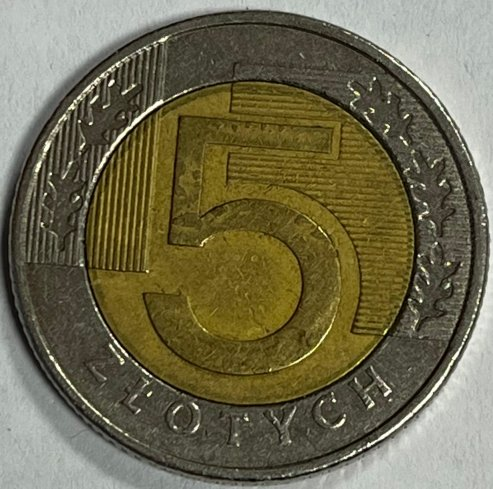
#> input picture calorie_estimation_server/modules/coin_patterns/1.jpg, 493 x 489 px; its folder holds only this picture in this run
$ python -i coin_finder.py   (imports and definitions only)   (older library calls are emulated)
#> lines starting #> are read from the running program, lines starting #| are printed output that depends on the picture; after the words box and inside, x2 and y2 are one past the last pixel; in counts of white or black regions, pixels touching at a corner belong together
#> further down, picture is the input picture: shape (489, 493, 3); mean B, G, R 78.1, 105.4, 110.7
import cv2
from os import path
import numpy as np
import glob

COIN_DIAM_M = 0.024
COIN_RAD_M  = COIN_DIAM_M / 2.0

def _refine_outer_radius(gray, x, y, r_init, r_min_px=6, r_max_px=None):

    H, W = gray.shape[:2]
    if r_max_px is None:
        r_max_px = min(W, H) * 0.25
    r0 = float(max(r_min_px, r_init))

    gx = cv2.Sobel(gray, cv2.CV_32F, 1, 0, ksize=3)
    gy = cv2.Sobel(gray, cv2.CV_32F, 0, 1, ksize=3)
    mag = cv2.magnitude(gx, gy)

    thetas = np.linspace(0, 2*np.pi, 144, endpoint=False)
    radii = []
    for th in thetas:
        r_start = max(r0*0.80, r_min_px)
        r_stop  = min(r0*1.60, r_max_px)
        if r_stop <= r_start:
            continue
        rs = np.arange(r_start, r_stop, 0.5, dtype=np.float32)
        xs = (x + rs*np.cos(th)).astype(np.int32)
        ys = (y + rs*np.sin(th)).astype(np.int32)
        m  = (xs>=0)&(xs<W)&(ys>=0)&(ys<H)
        if not np.any(m):
            continue
        vals = mag[ys[m], xs[m]]
        if vals.size < 5:
            continue
        i = int(np.argmax(vals))
        r_peak = float(rs[i])
        radii.append(r_peak)

    if len(radii) < 10:
        return r0
    return float(np.median(radii))

def find_coin(image, show=False, fx=None, depth_m=None, z_range_m=(0.25, 0.80)):

#> called with show = False, z_range_m = (0.25, 0.8)
    show = True
    H, W = image.shape[:2]
#> H = 489; W = 493
    dirname = path.dirname(__file__)
    coin_patterns_dir = path.join(dirname, "coin_patterns", "*.jpg")

    gray = cv2.cvtColor(image, cv2.COLOR_BGR2GRAY)
    gray_blurred = cv2.GaussianBlur(gray, (15, 15), 0)
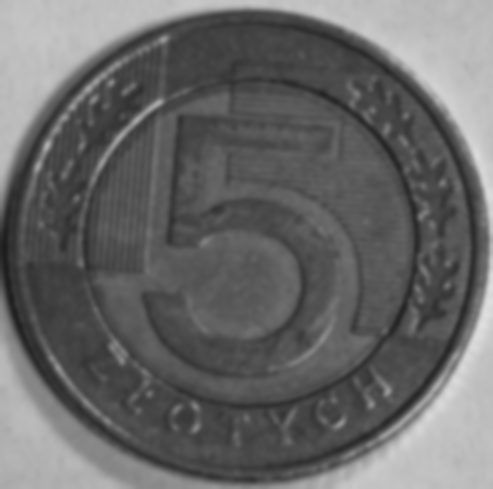
#> gray_blurred: shape (489, 493); min 29, max 223, mean 103.9

    # skalowanie parametrów do rozdzielczości (referencja 3024)
    s = float(min(H, W)) / 3024.0
#> s = 0.162
    minDist = max(40, int(300 * s))
#> minDist = 48
    r_min_s = max(6,  int(50 * s))
#> r_min_s = 8
    r_max_s = max(r_min_s+10, int(220 * s))
#> r_max_s = 35

    # wstępny zakres promienia
    r_min, r_max = r_min_s, r_max_s
#> r_min = 8; r_max = 35
    if fx is not None:
        if depth_m is not None and np.any(np.isfinite(depth_m) & (depth_m > 0)):
            z_est = float(np.nanmedian(depth_m[np.isfinite(depth_m) & (depth_m > 0)]))
        else:
            z_est = 0.5*(z_range_m[0] + z_range_m[1])
        r_guess = max(8.0, float(fx) * COIN_RAD_M / max(z_est, 0.2))
        pad     = max(6.0, 0.5 * r_guess)
        r_min   = int(max(r_min_s, r_guess - pad))
        r_max   = int(max(r_max_s, r_guess + pad))

    circles = None
    if hasattr(cv2, "HOUGH_GRADIENT_ALT"):
        circles = cv2.HoughCircles(
            gray_blurred, cv2.HOUGH_GRADIENT_ALT,
            dp=1.0, minDist=minDist, param1=200, param2=0.90,
            minRadius=int(r_min), maxRadius=int(r_max)
        )
#> circles = None
        if circles is None:
            circles = cv2.HoughCircles(
                gray_blurred, cv2.HOUGH_GRADIENT_ALT,
                dp=1.2, minDist=minDist, param1=200, param2=0.85,
                minRadius=int(r_min), maxRadius=int(r_max)
            )
    if circles is None:
        edges = cv2.Canny(gray_blurred, 60, 150)
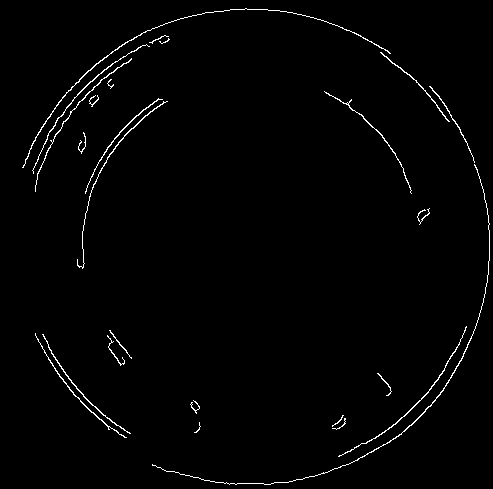
#> edges: shape (489, 493); 1.4% white in thin lines or dots
        circles = cv2.HoughCircles(
            edges, cv2.HOUGH_GRADIENT,
            dp=1.2, minDist=int(minDist*0.8), param1=140, param2=max(18, int(28*s)),
            minRadius=int(r_min), maxRadius=int(r_max)
        )
#> circles = [[103.8, 111, 32.96], [60.6, 138.6, 23.36]]
    if circles is None:
        return (0,0,0)

    cir = np.uint16(np.around(circles[0]))
#> cir = [[104, 111, 33], [61, 139, 23]]

    if show:
        vis_all = image.copy()
        for i, (x, y, r0) in enumerate(cir):
            cv2.circle(vis_all, (int(x), int(y)), int(r0), (0, 0, 255), 2)
            cv2.circle(vis_all, (int(x), int(y)), 2, (255, 0, 0), 2)
            cv2.putText(vis_all, f"#{i} r={int(r0)}", (int(x) + 5, int(y) - 5),
                        cv2.FONT_HERSHEY_SIMPLEX, 0.5, (0, 0, 255), 1, cv2.LINE_AA)
#> this loop made 2 passes
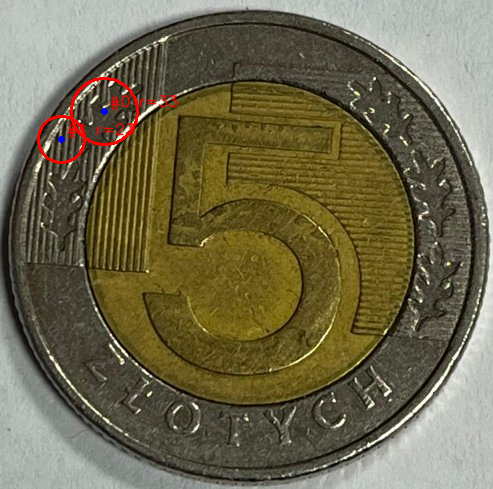
#> vis_all: shape (489, 493, 3); 0.79% of pixels changed, all inside (x1, y1, x2, y2) = (37, 77, 178, 164)
        cv2.imshow("coin - kandydaci (Hough)", cv2.resize(vis_all, (1080, 1920)))
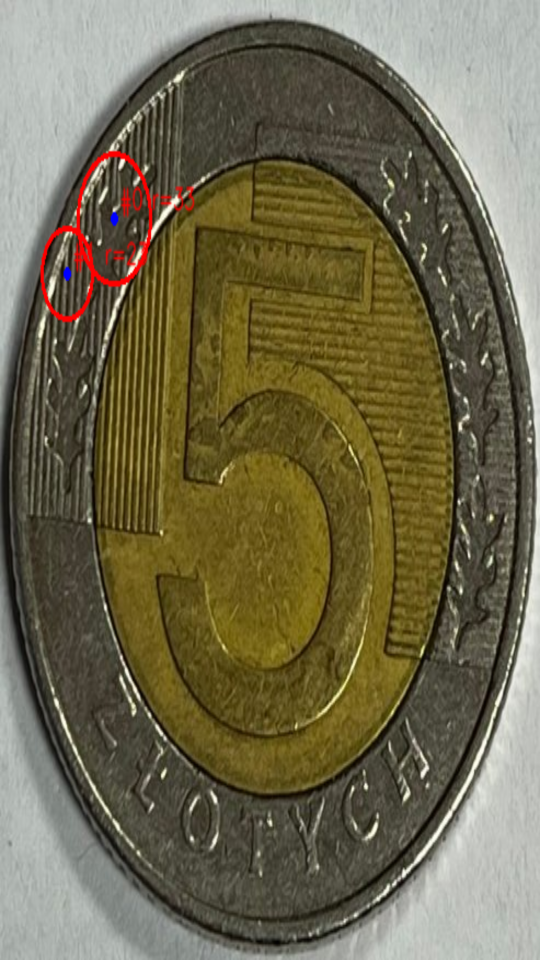
#> window 'coin - kandydaci (Hough)': shape (1920, 1080, 3) (shown at 1/2 size); mean B, G, R 77.6, 104.7, 111.5
        cv2.waitKey(1)

    # wzorce ORB
    patterns = []
    for pth in glob.glob(path.join(coin_patterns_dir)):
        img = cv2.imread(pth, cv2.IMREAD_GRAYSCALE)
#> img: shape (489, 493); min 0, max 255, mean 103.9
        if img is None:
            continue
        orb = cv2.ORB_create()
        kp, des = orb.detectAndCompute(img, None)
#> kp = 497 keypoints; strongest (x, y, size): (388, 126, 31), (113, 81, 31), (419, 217, 31), (390, 391, 31)
        if des is None or len(kp) < 8:
            continue
        patterns.append((kp, des))
    bf = cv2.BFMatcher(cv2.NORM_HAMMING)
    orb = cv2.ORB_create()

    best = None
    best_score = -1
    orb_results = []

    for (x,y,r0) in cir:
        # rafinacja promienia do zewnętrznej krawędzi
        r_out = _refine_outer_radius(gray, int(x), int(y), int(r0),
                                     r_min_px=max(6, int(8*s)),
                                     r_max_px=int(min(H,W)*0.4))

        x0 = max(0, int(x - r_out)); y0 = max(0, int(y - r_out))
        x1 = min(W, int(x + r_out)); y1 = min(H, int(y + r_out))
        if x1-x0 < 12 or y1-y0 < 12: continue

        roi = image[y0:y1, x0:x1]
        if min(roi.shape[:2]) < 96:
            roi = cv2.resize(roi, None, fx=2.0, fy=2.0, interpolation=cv2.INTER_CUBIC)

        kp, des = orb.detectAndCompute(cv2.cvtColor(roi, cv2.COLOR_BGR2GRAY), None)
        if des is None or len(kp) < 8:
            orb_results.append((int(x), int(y), float(r_out), 0, (x0, y0, x1, y1)))
            continue

        local_best = 0
        for kp_p, des_p in patterns:
            knn = bf.knnMatch(des_p, des, k=2)
            good = [pair[0] for pair in knn if len(pair) == 2 and pair[0].distance < 0.75 * pair[1].distance]
            local_best = max(local_best, len(good))

        orb_results.append((int(x), int(y), float(r_out), int(local_best), (x0, y0, x1, y1)))

        if local_best > best_score:
            best_score = local_best
            best = (int(x), int(y), float(r_out))
#> this loop made 2 passes
#> (x, y, H in _refine_outer_radius, W in _refine_outer_radius, r_out, x0, y0) on passes 1 to 2: (104, 111, 489, 493, 35.4, 68, 75), (61, 139, 489, 493, 23.65, 37, 115)
#> pass 1, in _refine_outer_radius, `mag = cv2.magnitude(gx, gy)`:
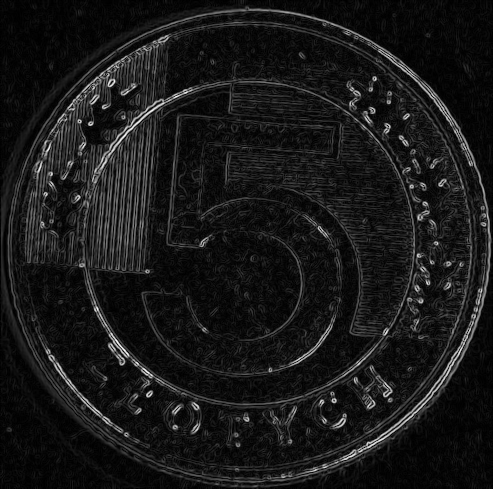
#> mag: shape (489, 493) float32; min 0, max 927.9, mean 90.1; drawn with min black and max white
#> pass 1, in find_coin, `roi = image[y0:y1, x0:x1]`:
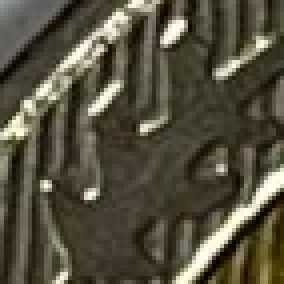
#> roi: shape (71, 71, 3) (shown 4 times larger); mean B, G, R 62.8, 79.7, 84.3
#> after the loop:
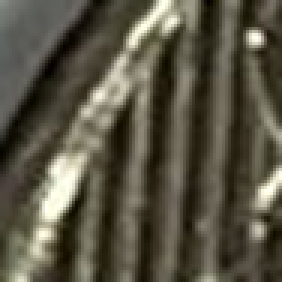
#> roi: shape (94, 94, 3) (shown 3 times larger); mean B, G, R 68.4, 84.1, 88.4
#> after the loop, best_score = 23; orb_results = [(104, 111, 35.4, 2, (68, 75, 139, 146)), (61, 139, 23.65, 23, (37, 115, 84, 162))]

    if best is None:
        x,y,r0 = max(cir, key=lambda c: c[2])
        r_out = _refine_outer_radius(gray, int(x), int(y), int(r0))
        best = (int(x), int(y), float(r_out))
    else:
        x_max, y_max, r_max = max(cir, key=lambda c: c[2])
#> x_max = 104; y_max = 111; r_max = 33
        x,y,r0 = best
#> x = 61; y = 139; r0 = 23.65
        if r_max > r0:
            best = (int(x_max), int(y_max), int(r_max))
#> best = (104, 111, 33)

    return best  # (x,y,r_out)

def coin_scale_from_depth(coin_xy_r, fx, depth_m, ring=(0.85, 1.15), dbg=False):

    if depth_m is None or coin_xy_r is None: return 1.0
    x, y, r = coin_xy_r
    H, W = depth_m.shape[:2]
    if not (0<=x<W and 0<=y<H) or r <= 0: return 1.0

    yy, xx = np.mgrid[0:H, 0:W]
    rr = np.sqrt((xx - x)**2 + (yy - y)**2)
    ann = (rr >= ring[0]*r) & (rr <= ring[1]*r) & np.isfinite(depth_m) & (depth_m > 0)
    if ann.sum() < 50:
        ann = (rr <= 0.2*r) & np.isfinite(depth_m) & (depth_m > 0)
    if ann.sum() == 0:
        return 1.0

    z_med = float(np.median(depth_m[ann]))
    world_diam = (2.0 * float(r) / float(fx)) * z_med
    if world_diam <= 1e-6:
        return 1.0
    scale = COIN_DIAM_M / world_diam
    if dbg:
        print(f"[coin-scale] r_init={r:.2f}px  Z_med={z_med:.4f}m  world_diam={world_diam:.5f}m  scale={scale:.4f}")
    return float(scale)*100 #Skala metry -> centrymetry

>>> import cv2
>>> picture = cv2.imread('coin_patterns/1.jpg')
>>> result = find_coin(picture)
#> result = (104, 111, 33)
